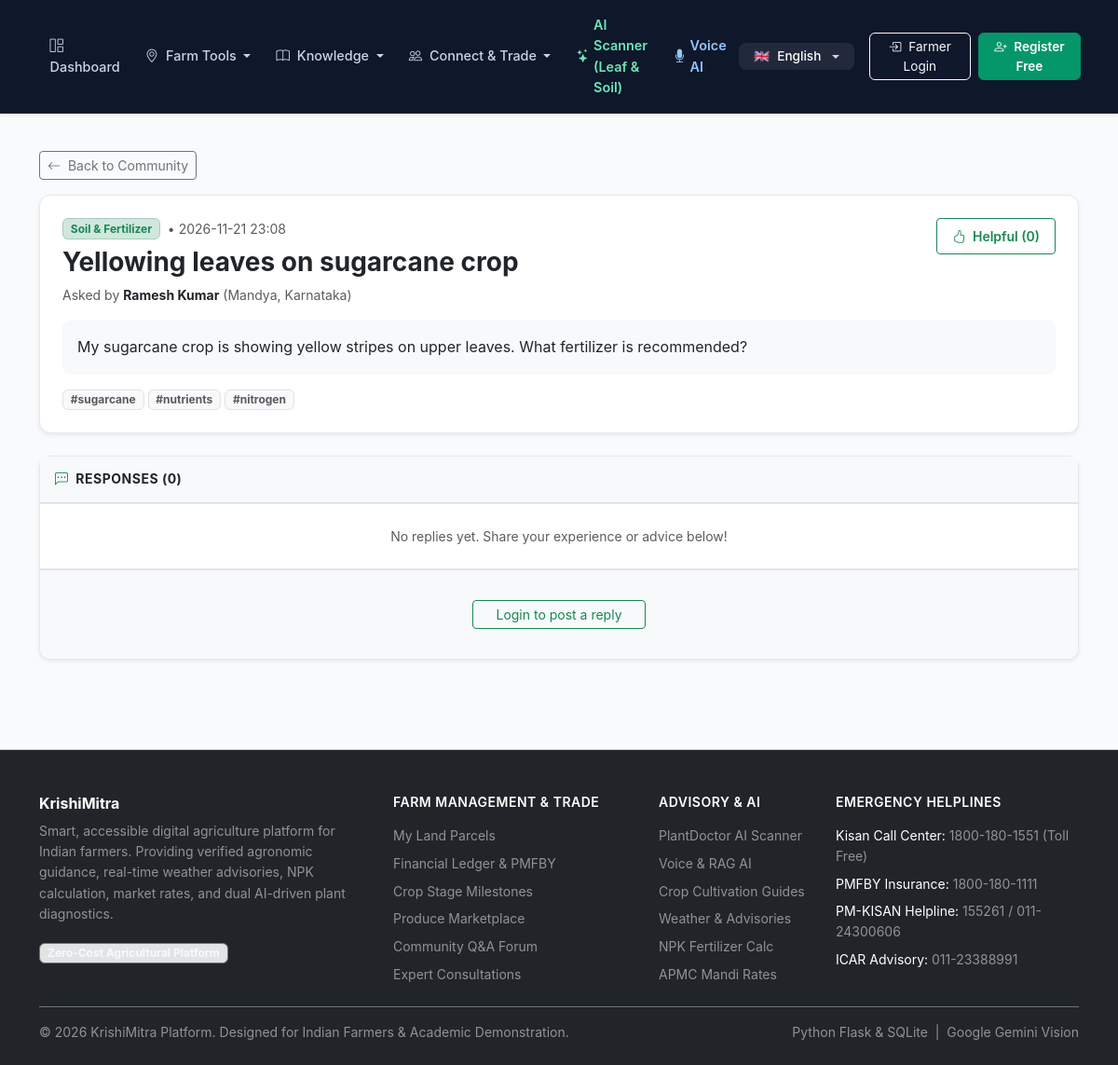
/community/2, run on the app's committed database.
### tables this page shows
CREATE TABLE community_posts (
    id INTEGER PRIMARY KEY AUTOINCREMENT,
    farmer_id INTEGER NOT NULL,
    title TEXT NOT NULL,
    body TEXT NOT NULL,
    category TEXT NOT NULL DEFAULT 'General',
    tags TEXT,
    upvotes INTEGER DEFAULT 0,
    views INTEGER DEFAULT 0,
    created_at TIMESTAMP DEFAULT CURRENT_TIMESTAMP,
    FOREIGN KEY (farmer_id) REFERENCES farmers(id) ON DELETE CASCADE
);

CREATE TABLE farmers (
    id INTEGER PRIMARY KEY AUTOINCREMENT,
    name TEXT NOT NULL,
    mobile TEXT UNIQUE NOT NULL,
    password_hash TEXT NOT NULL,
    state TEXT NOT NULL DEFAULT 'Maharashtra',
    district TEXT NOT NULL,
    farm_size REAL NOT NULL DEFAULT 1.0,
    primary_crops TEXT,
    created_at TIMESTAMP DEFAULT CURRENT_TIMESTAMP
, email TEXT);

### app/routes/community.py (the view)
@community_bp.route('/<int:post_id>')
def detail(post_id):
    db = get_db()
    farmer = get_current_farmer()
    db.execute("UPDATE community_posts SET views = views + 1 WHERE id = ?", (post_id,))
    db.commit()
    post = db.execute(
        """SELECT p.*, f.name as author_name, f.district as author_district, f.state as author_state
           FROM community_posts p
           JOIN farmers f ON p.farmer_id = f.id
           WHERE p.id = ?""",
        (post_id,)
    ).fetchone()
    if not post:
        flash("Post not found.", "warning")
        return redirect(url_for('community.index'))
    replies = db.execute(
        """SELECT r.*, f.name as author_name, f.district as author_district
           FROM community_replies r
           JOIN farmers f ON r.farmer_id = f.id
           WHERE r.post_id = ?
           ORDER BY r.id ASC""",
        (post_id,)
    ).fetchall()
    return render_template('community/detail.html', post=post, replies=replies, farmer=farmer)

### app/database/db.py (called while the page is built, shortened)
def get_db():
    if 'db' not in g:
        db_url = current_app.config.get('DATABASE_URL') or os.environ.get('DATABASE_URL')
        db_path = current_app.config.get('DATABASE', 'krishimitra.db')
        conn = sqlite3.connect(db_path)
        conn.row_factory = sqlite3.Row
        g.db = conn
        g.db_backend = 'sqlite'
    return g.db

### app/routes/helpers.py (called while the page is built)
def get_current_farmer():
    farmer_id = session.get('farmer_id')
    if farmer_id is None:
        return None
    db = get_db()
    farmer = db.execute("SELECT * FROM farmers WHERE id = ?", (farmer_id,)).fetchone()
    if farmer is not None:
        return dict(farmer)
    return None

### app/translations/languages.py (called while the page is built)
def get_translation(key: str, lang: str = 'en') -> str:
    if not lang or lang not in SUPPORTED_LANGUAGES:
        lang = 'en'
    entry = TRANSLATIONS.get(key)
    if not entry:
        return key
    return entry.get(lang, entry.get('en', key))

### app/templates/community/detail.html (shortened to what this page needs)
{% extends "base.html" %}
{% block content %}
<div class="container py-4">
  <div class="mb-3">
    <a href="{{ url_for('community.index') }}" class="btn btn-sm btn-outline-secondary">
      <i class="bi bi-arrow-left me-1"></i> Back to Community
    </a>
  </div>
  <div class="card border-0 shadow-sm p-4 mb-4 bg-white" style="border-radius: 12px; border: 1px solid #e2e8f0 !important;">
    <div class="d-flex justify-content-between align-items-start gap-3 mb-3">
      <div>
        <div class="d-flex align-items-center gap-2 mb-2">
          <span class="badge bg-success-subtle text-success border border-success-subtle small">{{ post['category'] }}</span>
          <span class="text-muted small">&bull; {{ post['created_at'][:16] }}</span>
        </div>
        <h3 class="fw-bold text-dark mb-2">{{ post['title'] }}</h3>
        <div class="text-muted small">
          Asked by <strong class="text-dark">{{ post['author_name'] }}</strong> ({{ post['author_district'] }}, {{ post['author_state'] }})
        </div>
      </div>
      <div>
        <form method="POST" action="{{ url_for('community.upvote', post_id=post['id']) }}">
          <button type="submit" class="btn btn-outline-success btn-sm px-3 py-2 fw-semibold">
            <i class="bi bi-hand-thumbs-up me-1"></i> Helpful ({{ post['upvotes'] }})
          </button>
        </form>
      </div>
    </div>
    <div class="p-3 bg-light rounded-3 text-dark mb-3" style="line-height: 1.6;">
      {{ post['body'] }}
    </div>
    {% if post['tags'] %}
    <div class="d-flex gap-1 flex-wrap">
      {% for tag in post['tags'].split(',') %}
        <span class="badge bg-light text-muted border small">#{{ tag.strip() }}</span>
      {% endfor %}
    </div>
    {% endif %}
  </div>
  <div class="card border-0 shadow-sm bg-white mb-4" style="border-radius: 12px; border: 1px solid #e2e8f0 !important;">
    <div class="p-3 border-bottom bg-light">
      <h6 class="fw-bold text-dark mb-0 small text-uppercase" style="letter-spacing: 0.5px;">
        <i class="bi bi-chat-left-dots text-success me-1"></i> Responses ({{ replies|length }})
      </h6>
    </div>
    <div class="list-group list-group-flush">
      {% if replies and replies|length > 0 %}
        {% for r in replies %}
        <div class="list-group-item p-4 border-bottom">
          <div class="d-flex justify-content-between align-items-center mb-2">
            <div class="d-flex align-items-center gap-2">
              <strong class="text-dark">{{ r['author_name'] }}</strong>
              <small class="text-muted">({{ r['author_district'] }})</small>
              {% if r['is_expert_verified'] %}
                <span class="badge bg-success-subtle text-success border border-success-subtle small">
                  <i class="bi bi-shield-check me-1"></i> Expert Verified
                </span>
              {% endif %}
            </div>
            <small class="text-muted">{{ r['created_at'][:16] }}</small>
          </div>
          <p class="text-dark small mb-0" style="line-height: 1.6;">
            {{ r['body'] }}
          </p>
        </div>
        {% endfor %}
      {% else %}
        <div class="text-center py-4 text-muted small">
          No replies yet. Share your experience or advice below!
        </div>
      {% endif %}
    </div>
    <div class="p-4 bg-light border-top" style="border-radius: 0 0 12px 12px;">
      {% if session.get('farmer_id') %}
      <form method="POST" action="{{ url_for('community.add_reply', post_id=post['id']) }}">
        <h6 class="fw-semibold text-dark mb-2 small">Your Answer / Advice:</h6>
        <div class="mb-3">
          <textarea class="form-control" name="body" rows="3" placeholder="Write helpful, practical agricultural advice..." required minlength="3"></textarea>
        </div>
        <button type="submit" class="btn btn-success btn-sm px-4 fw-semibold">
          <i class="bi bi-send me-1"></i> Submit Reply
        </button>
      </form>
      {% else %}
      <div class="text-center py-2">
        <a href="{{ url_for('auth.login') }}" class="btn btn-outline-success btn-sm px-4">
          Login to post a reply
        </a>
      </div>
      {% endif %}
    </div>
  </div>
</div>
{% endblock %}

### app/static/css/style.css (style rules this page uses)
body { top: 0px !important; }
:root { --primary-green: #059669; --primary-dark: #047857; --primary-light: #10b981; --primary-subtle: #ecfdf5; --primary-border: #a7f3d0; --bg-app: #f8fafc; --surface-card: #ffffff; --surface-muted: #f1f5f9; --text-main: #0f172a; --text-secondary: #475569; --text-muted: #94a3b8; --border-light: #e2e8f0; --border-focus: #059669; --accent-amber: #d97706; --accent-amber-subtle: #fffbeb; --accent-red: #dc2626; --accent-blue: #2563eb; --shadow-sm: 0 1px 2px 0 rgb(15 23 42 / 0.05); --shadow-md: 0 4px 6px -1px rgb(15 23 42 / 0.07), 0 2px 4px -2px rgb(15 23 42 / 0.05); --shadow-lg: 0 10px 15px -3px rgb(15 23 42 / 0.08), 0 4px 6px -4px rgb(15 23 42 / 0.04); }
body { font-family: -apple-system, BlinkMacSystemFont, "Plus Jakarta Sans", "Inter", "Segoe UI", Roboto, sans-serif; background-color: var(--bg-app); color: var(--text-main); min-height: 100vh; display: flex; flex-direction: column; line-height: 1.55; -webkit-font-smoothing: antialiased; }

### data on the page
community_posts: category "Soil & Fertilizer", created_at "2026-11-21 23:08", title "Yellowing leaves on sugarcane crop", upvotes "0", body "My sugarcane crop is showing yellow stripes on upper leaves. What fertilizer is recommended?"
farmers: author_name "Ramesh Kumar", author_district "Mandya", author_state "Karnataka"

### other printed values
{{ t('nav_dashboard') }} "Dashboard"
{{ t('nav_plantdoctor') }} "AI Scanner (Leaf & Soil)"
{{ t('nav_login') }} "Farmer Login"
{{ t('nav_register') }} "Register Free"
{{ tag.strip() }} "sugarcane" "nutrients" "nitrogen"
{{ replies|length }} "0"
